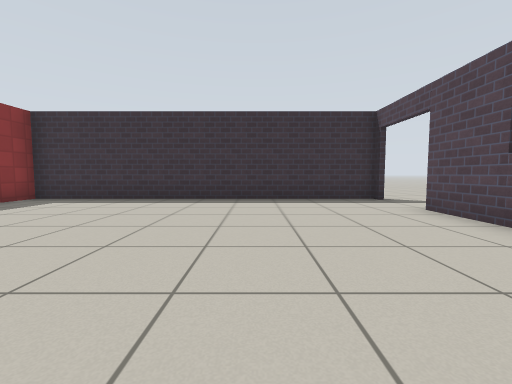
View 1 (above)

17 first-person views from a walk through a robot-simulator world made for Gazebo. The camera is 0.72 m above the floor, tilts 4° down and sees 90° across. The floor is counted in squares, 1 m on a side. Each view is taken from the middle of a square. On the plan, view 1 faces up. The plan holds only what a view shows up to about 9 squares ahead; the rest is blank. Simple patterns stand in for the simulator's built-in surfaces.

View 2
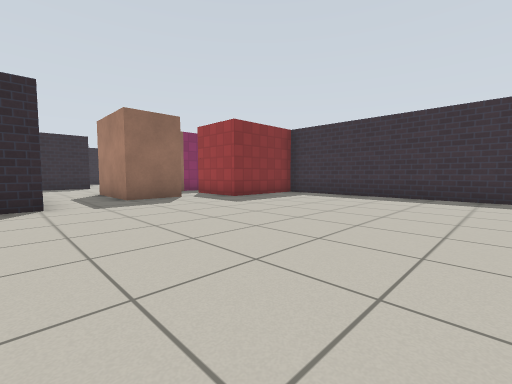

View 3
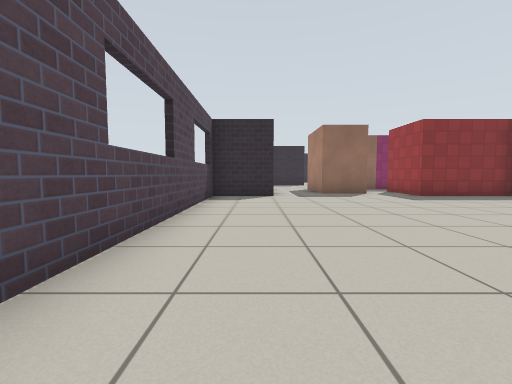

View 4
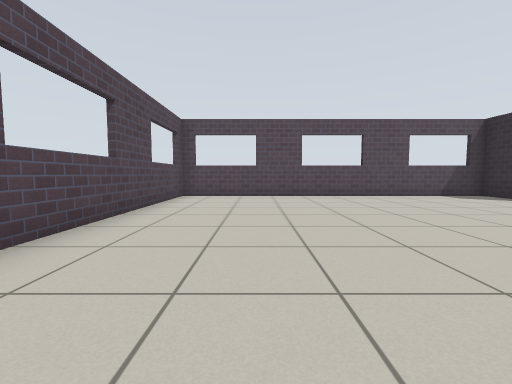

View 5
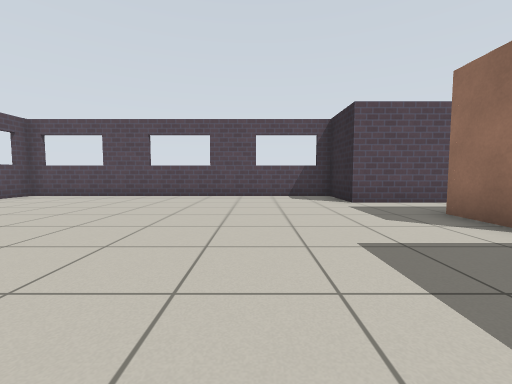

View 6
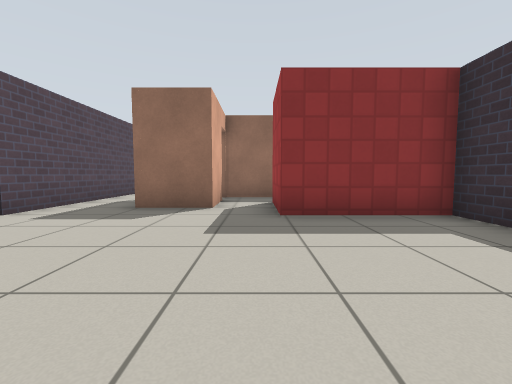

View 7
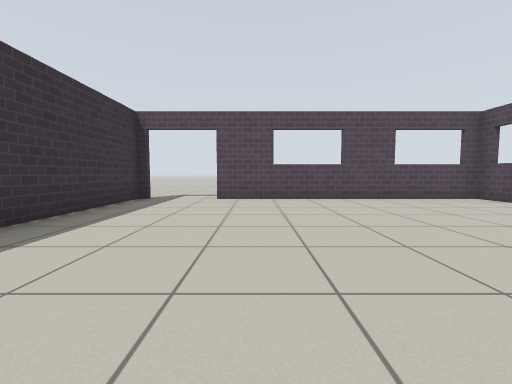

View 8
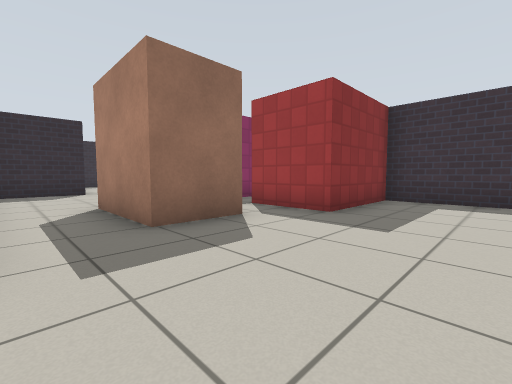

View 9
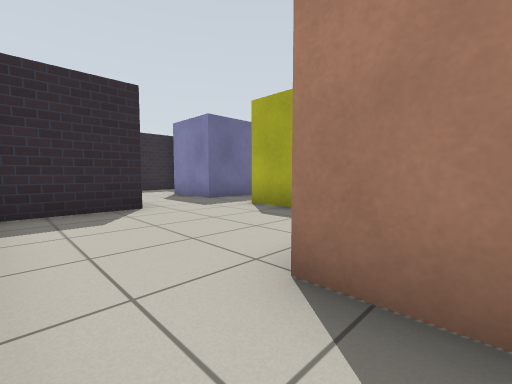

View 10
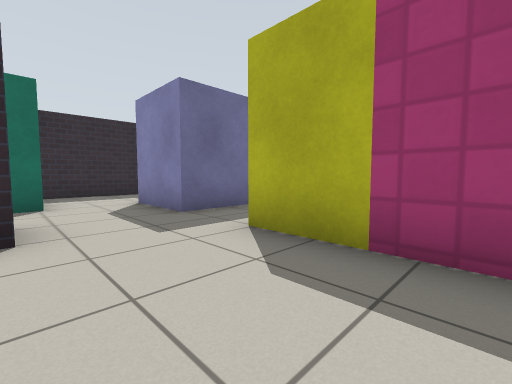

View 11
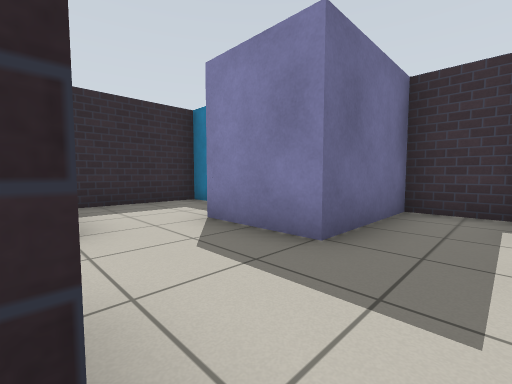

View 12
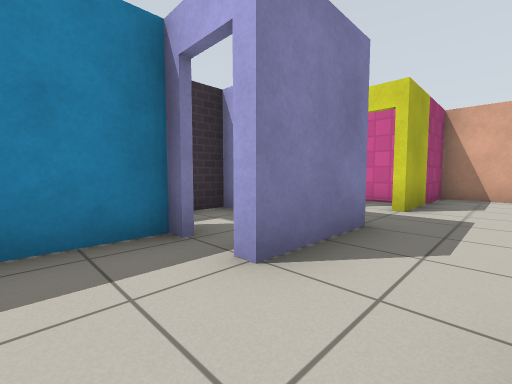

View 13
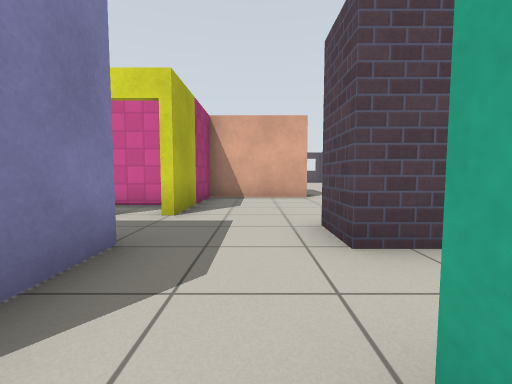

View 14
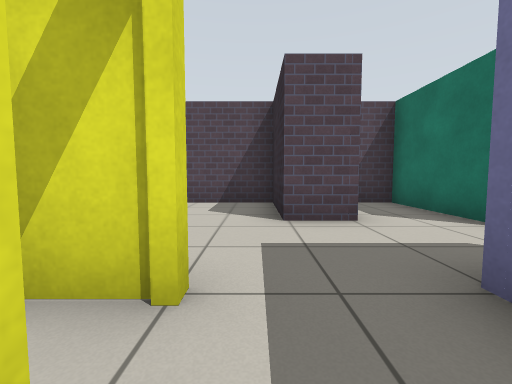

View 15
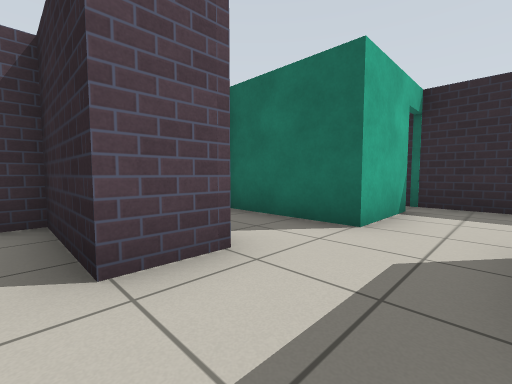

View 16
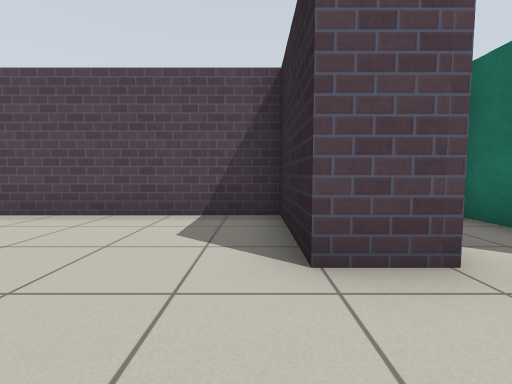

View 17
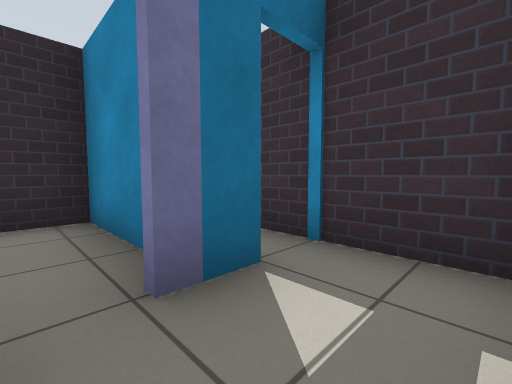

### Floor plan
Ten units are one square. View 1 is at (0, 0); x grows to the right and y downward. Boxes are objects, and circles mark ways between rooms. Rooms are numbered by the first view taken in them; rooms with no view inside come last. Other rooms are left out.
<svg viewBox="-209 -80 249 109">
<path fill="none" stroke="#000" d="M-74 -31 -74 -14 -101 -14M34 -74 -64 -74 -64 -44 -86 -44M-104 4 -64 4 -64 24 34 24 34 -52M-156 -21 -144 -21 -144 4 -104 4M-101 -14 -101 -44 -136 -44M-195 -26 -174 -26M-176 -59 -204 -59 -204 -23M-154 -75 -154 -44M-121 -50 -121 -64M-174 -65 -174 -55M-139 -74 -184 -74M-156 -11 -156 -21M-174 -26 -174 4M-154 -44 -176 -44"/>
<circle cx="-110" cy="0" r="3" fill="#2a7"/>
<circle cx="-135" cy="-50" r="3" fill="#2a7"/>
<circle cx="-150" cy="-30" r="3" fill="#2a7"/>
<circle cx="-175" cy="-50" r="3" fill="#2a7"/>
<circle cx="-170" cy="-30" r="3" fill="#2a7"/>
<text x="-20" y="-20">1</text>
<text x="-130" y="-20">2</text>
<text x="-190" y="-40">3</text>
<text x="-140" y="-60">4</text>
<text x="-160" y="-60">5</text>
<text x="-160" y="-20">6</text>
</svg>
Room 1 opens to room 2. Room 2 opens to room 4. Room 2 opens to room 6. Room 3 opens to room 5. Room 3 opens to room 6.

Where each view was taken, in squares from view 1:
view 1: 0 up, 0 right, facing up
view 2: 1 down, 0 right, facing up-left
view 3: 1 down, 2 right, facing left
view 4: 6 up, 1 right, facing down
view 5: 6 up, 4 left, facing down
view 6: 4 up, 2 left, facing left
view 7: 4 up, 4 left, facing right
view 8: 0 up, 4 left, facing up-left
view 9: 0 up, 9 left, facing up-left
view 10: 2 up, 11 left, facing up-left
view 11: 2 up, 14 left, facing up-left
view 12: 3 up, 19 left, facing up-right
view 13: 3 up, 18 left, facing right
view 14: 6 up, 14 left, facing down
view 15: 4 up, 14 left, facing down-left
view 16: 4 up, 14 left, facing down
view 17: 5 up, 16 left, facing up-left
